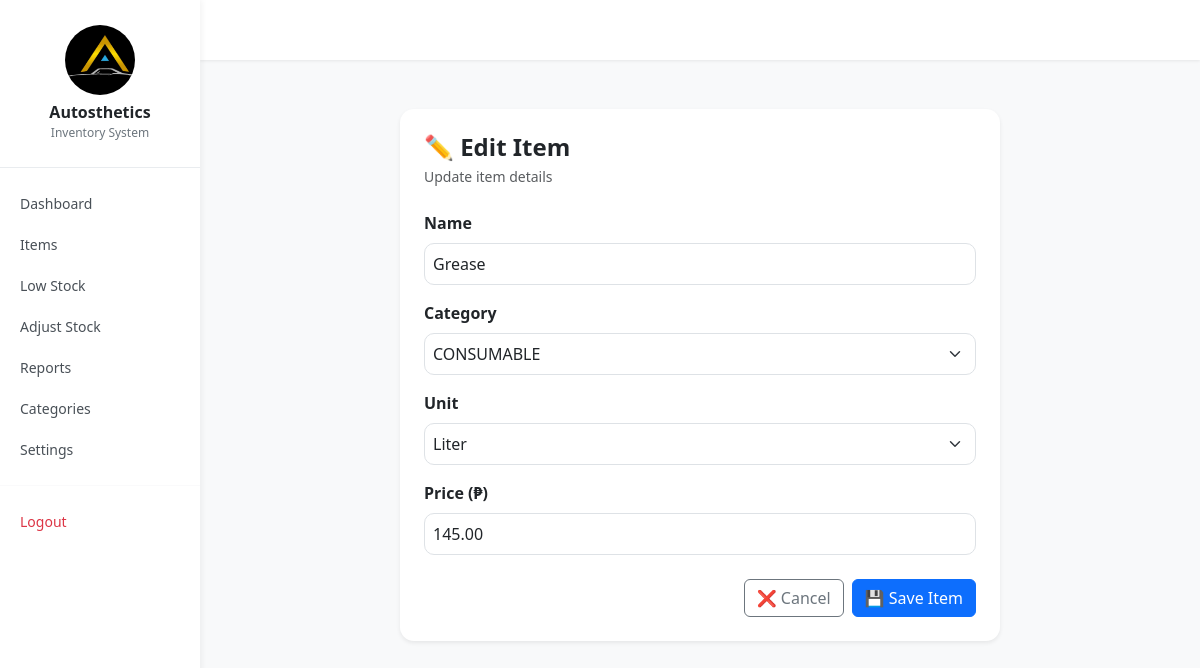
The page /edit/32/ (signed in) on the database its author committed.
### inventory/models.py (models this page shows, shortened)
class Item(models.Model):
    name = models.CharField(max_length=255, unique=True)
    quantity = models.IntegerField(default=0)
    price = models.DecimalField(max_digits=12, decimal_places=2, default=0)
    category = models.ForeignKey(Category, on_delete=models.SET_NULL, null=True, blank=True)
    unit = models.CharField(max_length=10, choices=UNIT_CHOICES, default='pcs')
    created_at = models.DateTimeField(auto_now_add=True)

### inventory/views.py (the view)
# urls.py: path('edit/<int:pk>/', views.edit_item, name='edit_item'),
@login_required
def edit_item(request, pk):
    item = get_object_or_404(Item, pk=pk)
    form = ItemForm(request.POST or None, instance=item)
    if request.method == 'POST' and form.is_valid():
        form.save()
        messages.success(request, "Item updated successfully!")
        return redirect('all_items')
    return render(request, 'inventory/item_form.html', {'form': form, 'title': 'Edit Item'})

### inventory/forms.py
class ItemForm(forms.ModelForm):
    class Meta:
        model = Item
        fields = ['name', 'category', 'unit', 'price']
        widgets = {
            'name': forms.TextInput(attrs={
                'class': 'form-control',
                'placeholder': 'Item Name'
            }),
            'category': forms.Select(attrs={
                'class': 'form-select'
            }),
            'unit': forms.Select(attrs={
                'class': 'form-select'
            }),
            'price': forms.NumberInput(attrs={
                'class': 'form-control',
                'placeholder': 'Unit Price'
            }),
        }

### inventory/models.py (called while the page is built)
    def __str__(self):
        return self.name

### inventory/templates/inventory/item_form.html (shortened to what this page needs)
{% extends 'inventory/base.html' %}
{% block content %}
<div class="container d-flex justify-content-center py-4">
  <div class="card shadow-sm border-0" style="max-width: 600px; width: 100%; border-radius: 14px;">
    <div class="card-body p-4">
      <h4 class="fw-bold mb-1">
        {{ form.instance.pk|yesno:"✏️ Edit Item,➕ Add Item" }}
      </h4>
      <p class="text-muted small mb-4">
        {{ form.instance.pk|yesno:"Update item details,Create a new item" }}
      </p>
      <form method="POST">
        <div class="mb-3">
          <label class="form-label fw-semibold">Name</label>
          {{ form.name }}
        </div>
        <div class="mb-3">
          <label class="form-label fw-semibold">Category</label>
          {{ form.category }}
        </div>
        <div class="mb-3">
          <label class="form-label fw-semibold">Unit</label>
          {{ form.unit }}
        </div>
        <div class="mb-3">
          <label class="form-label fw-semibold">Price (₱)</label>
          {{ form.price }}
        </div>
        <div class="d-flex justify-content-end gap-2 mt-4">
          <a href="{% url 'all_items' %}" class="btn btn-outline-secondary">
            ❌ Cancel
          </a>
          <button type="submit" class="btn btn-primary">
            💾 Save Item
          </button>
        </div>
      </form>
    </div>
  </div>
</div>
{% endblock %}

### inventory/templates/inventory/base.html (style rules this page uses)
body { margin: 0; display: flex; min-height: 100vh; font-family: "Segoe UI", sans-serif; background: #f8f9fa; }

### inventory/templates/inventory/item_form.html (style rules this page uses)
form input, form select, form textarea { border-radius: 10px !important; padding: 8px !important; }
.card { background: #fff; }

### rows shown on the page
Item: instance.pk "✏️ Edit Item", instance.pk "Update item details", name "Grease", category "CONSUMABLE", unit "Liter", price "145.00"
